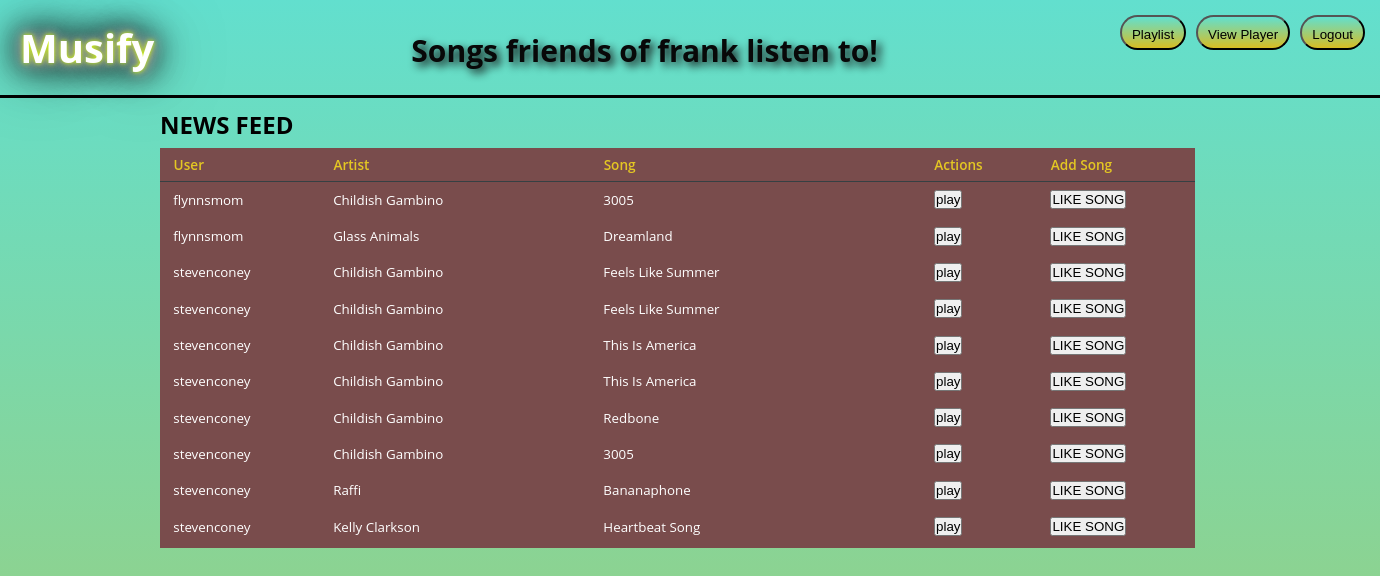
Screenshot of /newsfeed (signed in) with the database file from the repository.
### project_app/models.py (models this page shows)
class User(models.Model):
    first_name = models.CharField(max_length=200)
    last_name = models.CharField(max_length=200)
    username = models.CharField(max_length=50, default=True)
    email = models.CharField(max_length=200)
    password = models.CharField(max_length=20)
    created_at = models.DateTimeField(auto_now_add=True)
    updated_at = models.DateTimeField(auto_now=True)
    objects = UserManager()

class Liked_Song(models.Model):
    songId = models.CharField(max_length=200, default=True)
    artist = models.CharField(max_length=200)
    song = models.CharField(max_length=200)
    album = models.CharField(max_length=200)
    duration = models.IntegerField()
    user = models.ForeignKey(
        User, related_name="liked_songs", on_delete=models.CASCADE)
    created_at = models.DateTimeField(auto_now_add=True)
    updated_at = models.DateTimeField(auto_now=True)

### project_app/views.py (the view)
# urls.py: path('newsfeed', views.newsfeed),
def newsfeed(request):
    user_id = request.session.get('userID')
    if 'userID' not in request.session:
        return redirect('/')
    else:
        context = {
            'this_user': User.objects.get(id=user_id),
            'all_songs': Song.objects.all(),
            'songInfo':searchResults,
            'liked_songs': Liked_Song.objects.all().order_by("-created_at"),
        }
    return render(request, 'newsfeed.html', context)

### project_app/templates/newsfeed.html (shortened to what this page needs)
<!DOCTYPE html>
<html lang="en">
<head>
    {% load static %}
    <link rel="stylesheet" href="{% static 'css/newsfeed.css' %}" />
</head>
<body>
    <header>
        <div class="header">
            <h1>Musify</h1>
            <h3>Songs friends of {{this_user.first_name}} listen to!</h3>
            <div class="main_links">
              <button><a href="/playlist">Playlist</a></button>
              <button><a href="/musicPlayer">View Player</a></button>
              <form action="/logout">
                <button type="submit">Logout</button>
              </form>
        </div>
    </header>
    <div class="sub_header">
      <h2>NEWS FEED</h2>
    </div>
    <div class="main">
      <table id="table" class="table">
        <thead>
          <tr>
            <th scope="col">User</th>
            <th scope="col">Artist</th>
            <th scope="col">Song</th>
            <th scope="col">Actions</th>
            <th scope="col">Add Song</th>
          </tr>
        </thead>
        <tbody>
          {% for song in liked_songs %}
          <tr>
            <td>{{song.user.username}}</td>
            <td>{{song.artist}}
            <td>{{song.song}}</td>
            <td>
              <form class="playlist" action="/playSong" method="POST">
                <button class="playButton" type="submit" name="button" value="{{song.songId}}">play</button>
              </form>
            </td>
            {% if this_user.id is not song.user.id %}
            <td>
              <form action="/likeButton" method="POST">
                <button type="submit" name="like-btn" value="{{song.songId}}">LIKE SONG</button>
              </form>
            </td>
          {% endif %}
          </tr>
        </tbody>
          {% endfor %}
      </table>
    </div>
</body>
</html>

### project_app/static/css/newsfeed.css (style rules this page uses)
* { margin: 0px; padding: 0px; }
html { height: 100%; }
body { background: linear-gradient(rgb(98, 223, 206), rgb(216, 189, 35)); font-family: "Open Sans", sans-serif; height: 100%; background-repeat: no-repeat; }
.header { display: flex; justify-content: space-between; border-bottom: 3px solid black; padding: 10px; }
.header h3 { margin-top: 10px; margin-left: 10px; padding: 10px; color: rgb(8, 8, 8); text-shadow: 4px 4px 8px #0e0d0d; font-size: 30px; }
.header h1 { padding: 10px; color: #FFFFFF; text-shadow: 0 0 5px rgb(217, 255, 0), 0 0 10px rgb(131, 131, 131), 0 0 15px #FFF, 0 0 20px #0f0f0f, 0 0 30px #303030, 0 0 40px #000000, 0 0 55px #000000, 0 0 75px #000000; color: #ffffff; font-size: 40px; }
.header .main_links { display: flex; justify-content: space-around; }
.header .main_links button { padding: 10px; margin: 5px; border-radius: 20px; height: 35px; background: linear-gradient(rgb(98, 223, 206), rgb(216, 189, 35)); }
.header .main_links button a { text-decoration: none; color: black; }
.sub_header { height: 30px; width: 100%; padding: 10px; margin-left: 150px; }
.main { overflow-y: auto; height: 400px; width: 75%; margin-left: 160px; background: #794c4c; }
table { width: 100%; background: #794c4c; border-radius: 0.25em; border-collapse: collapse; }
th { border-bottom: 1px solid #364043; color: #e4c723; font-size: 0.85em; font-weight: 600; padding: 0.5em 1em; text-align: left; }
td { color: #fff; font-weight: 400; padding: 0.65em 1em; font-size: smaller; }
tbody tr { transition: background 0.25s ease; }

### rows the page displays
User: first_name "frank"
Liked_Song: user.username "flynnsmom", artist "Childish Gambino", song "3005"
Liked_Song: user.username "flynnsmom", artist "Glass Animals", song "Dreamland"
Liked_Song: user.username "stevenconey", artist "Childish Gambino", song "Feels Like Summer"
Liked_Song: user.username "stevenconey", artist "Childish Gambino", song "Feels Like Summer"
Liked_Song: user.username "stevenconey", artist "Childish Gambino", song "This Is America"
Liked_Song: user.username "stevenconey", artist "Childish Gambino", song "This Is America"
Liked_Song: user.username "stevenconey", artist "Childish Gambino", song "Redbone"
Liked_Song: user.username "stevenconey", artist "Childish Gambino", song "3005"
Liked_Song: user.username "stevenconey", artist "Raffi", song "Bananaphone"
Liked_Song: user.username "stevenconey", artist "Kelly Clarkson", song "Heartbeat Song"
